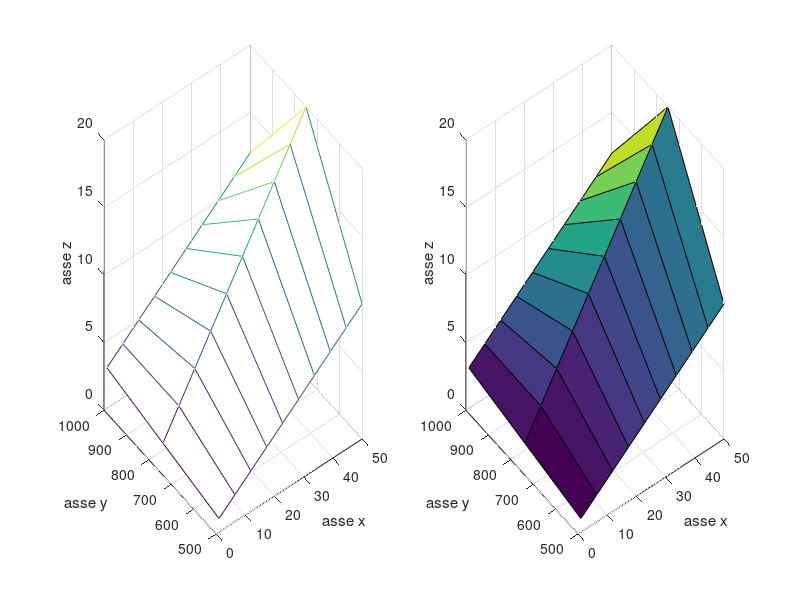

Here is the MATLAB script that generated this plot:
% Esempio di grafici di superfici 3D
%
% M. Scarpiniti (Dip. DIET - Sapienza Università di Roma)

x = linspace(1, 50, 10);
y = linspace(500, 1000, 3);
z = [1,  2,  3,  4,  5,  6,  7,  8,  9, 10;
     2,  4,  6,  8, 10, 12, 14, 16, 18, 20;
     3,  4,  5,  6,  7,  8,  9, 10, 11, 12];
subplot(1, 2, 1);
mesh(x, y, z);
xlabel('asse x');
ylabel('asse y');
zlabel('asse z');

subplot(1, 2, 2);
surf(x, y, z);
xlabel('asse x');
ylabel('asse y');
zlabel('asse z');